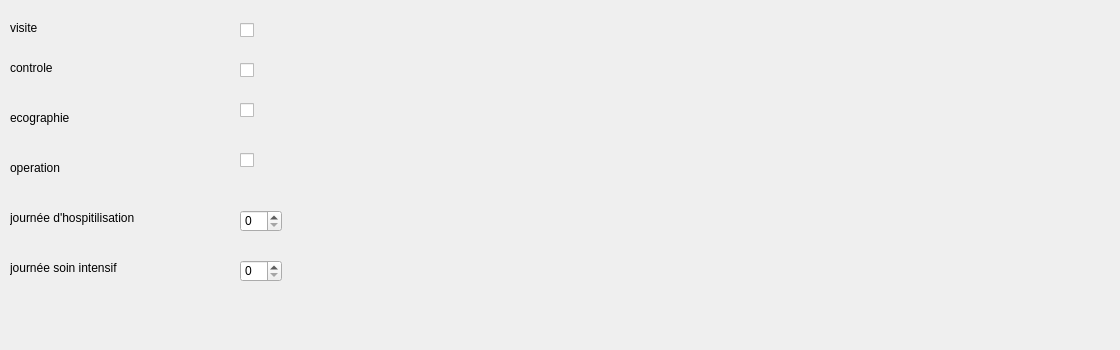
      <widget class="QWidget" name="tab_17">
       <attribute name="title">
        <string>ophtalmologue</string>
       </attribute>
       <widget class="QLabel" name="label_155">
        <property name="geometry">
         <rect>
          <x>10</x>
          <y>60</y>
          <width>55</width>
          <height>16</height>
         </rect>
        </property>
        <property name="text">
         <string>controle</string>
        </property>
       </widget>
       <widget class="QLabel" name="label_156">
        <property name="geometry">
         <rect>
          <x>10</x>
          <y>260</y>
          <width>121</width>
          <height>16</height>
         </rect>
        </property>
        <property name="text">
         <string>journée soin intensif</string>
        </property>
       </widget>
       <widget class="QCheckBox" name="oph4_2">
        <property name="geometry">
         <rect>
          <x>240</x>
          <y>150</y>
          <width>81</width>
          <height>20</height>
         </rect>
        </property>
        <property name="text">
         <string/>
        </property>
       </widget>
       <widget class="QCheckBox" name="oph3_2">
        <property name="geometry">
         <rect>
          <x>240</x>
          <y>100</y>
          <width>81</width>
          <height>20</height>
         </rect>
        </property>
        <property name="text">
         <string/>
        </property>
       </widget>
       <widget class="QSpinBox" name="oph6_2">
        <property name="geometry">
         <rect>
          <x>240</x>
          <y>260</y>
          <width>42</width>
          <height>22</height>
         </rect>
        </property>
       </widget>
       <widget class="QLabel" name="label_157">
        <property name="geometry">
         <rect>
          <x>10</x>
          <y>110</y>
          <width>111</width>
          <height>16</height>
         </rect>
        </property>
        <property name="text">
         <string>ecographie</string>
        </property>
       </widget>
       <widget class="QLabel" name="label_158">
        <property name="geometry">
         <rect>
          <x>10</x>
          <y>210</y>
          <width>151</width>
          <height>16</height>
         </rect>
        </property>
        <property name="text">
         <string>journée d'hospitilisation</string>
        </property>
       </widget>
       <widget class="QSpinBox" name="oph5_2">
        <property name="geometry">
         <rect>
          <x>240</x>
          <y>210</y>
          <width>42</width>
          <height>22</height>
         </rect>
        </property>
       </widget>
       <widget class="QLabel" name="label_159">
        <property name="geometry">
         <rect>
          <x>10</x>
          <y>20</y>
          <width>55</width>
          <height>16</height>
         </rect>
        </property>
        <property name="text">
         <string>visite</string>
        </property>
       </widget>
       <widget class="QLabel" name="label_160">
        <property name="geometry">
         <rect>
          <x>10</x>
          <y>160</y>
          <width>55</width>
          <height>16</height>
         </rect>
        </property>
        <property name="text">
         <string>operation</string>
        </property>
       </widget>
       <widget class="QCheckBox" name="oph2_2">
        <property name="geometry">
         <rect>
          <x>240</x>
          <y>60</y>
          <width>81</width>
          <height>20</height>
         </rect>
        </property>
        <property name="text">
         <string/>
        </property>
       </widget>
       <widget class="QCheckBox" name="oph1_2">
        <property name="geometry">
         <rect>
          <x>240</x>
          <y>20</y>
          <width>81</width>
          <height>20</height>
         </rect>
        </property>
        <property name="text">
         <string/>
        </property>
       </widget>
       <widget class="QLabel" name="label_161">
        <property name="geometry">
         <rect>
          <x>910</x>
          <y>170</y>
          <width>201</width>
          <height>171</height>
         </rect>
        </property>
        <property name="text">
         <string/>
        </property>
        <property name="pixmap">
         <pixmap>:/Downloads/facture.png</pixmap>
        </property>
        <property name="scaledContents">
         <bool>true</bool>
        </property>
       </widget>
      </widget>
